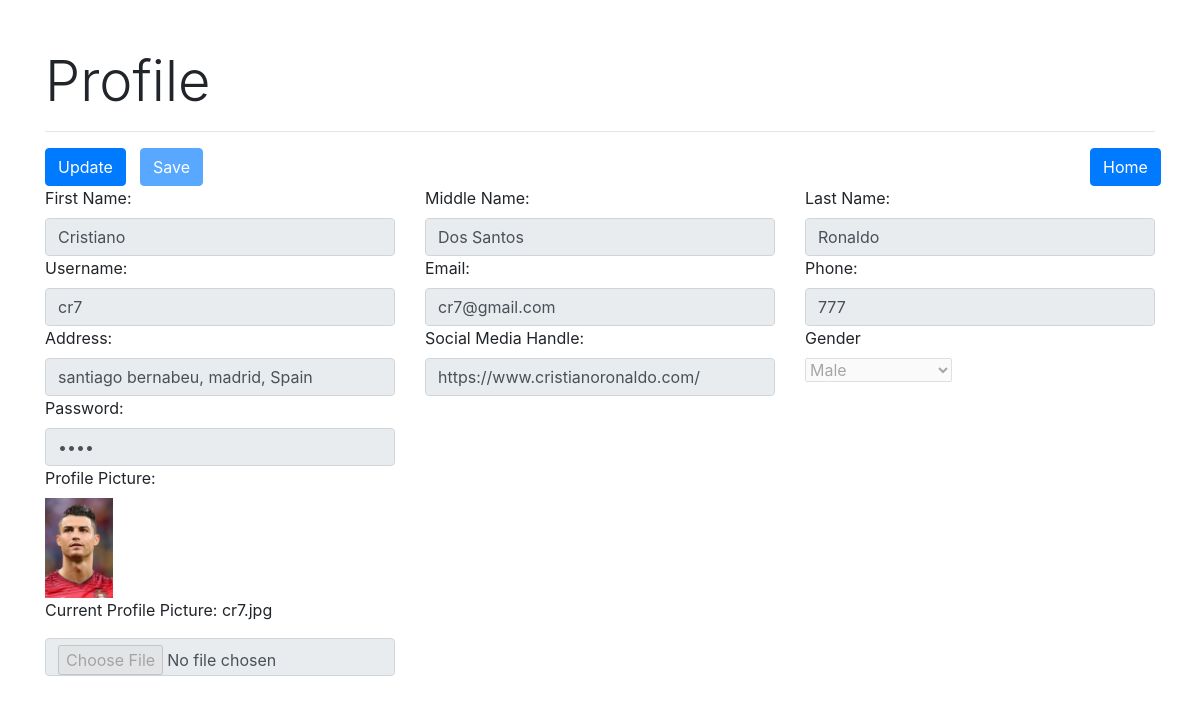
The app's page /influencer/cr7/profile, older data.
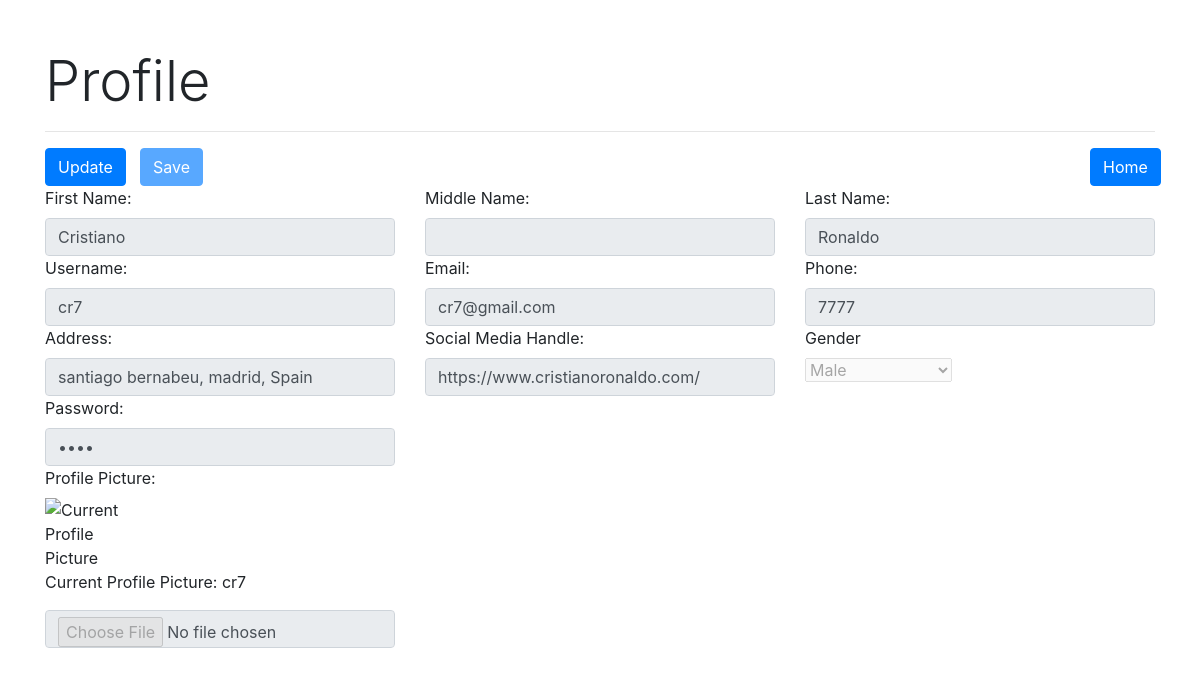
The same page, newer data.
### confluence-flask/application/models.py (models this page shows)
class Influencers(db.Model):
    __tablename__ = 'influencers'
    id = db.Column(db.Integer, primary_key=True, autoincrement=True)
    username = db.Column(db.String(100), nullable=False)
    Fname = db.Column(db.String(100), nullable=False)
    Mname = db.Column(db.String(100), nullable=True)
    Lname = db.Column(db.String(100), nullable=True)
    gender = db.Column(db.String(50), nullable=False)
    address = db.Column(db.String, nullable=False)
    email = db.Column(db.String, nullable=False)
    phone = db.Column(db.String(20), nullable=False)
    socialmedia = db.Column(db.String(100), nullable=False)
    profilePic = db.Column(db.String, nullable=True)
    password = db.Column(db.String(100), nullable=False)

### confluence-flask/application/controller.py (the view)
@main_bp.route('/influencer/<username>/profile')
def influencer_profile(username):
    influencer = Influencers.query.filter_by(username=username).first()
    return render_template('influencer_profile.html', influencer=influencer)

### confluence-flask/application/templates/influencer_profile.html (shortened to what this page needs)
<!DOCTYPE html>
<html lang="en">
<head>
    <link href="https://stackpath.bootstrapcdn.com/bootstrap/4.5.2/css/bootstrap.min.css" rel="stylesheet">
</head>
<body>
    <div class="container mt-5">
        <div class="jumbotron-fluid">
            <h1 class="display-4">Profile</h1>
        </div>
        <hr>
        <form id="profileForm" action="/influencer/{{influencer.username}}/update" method="POST" enctype="multipart/form-data">
            <div class="row">
                <div class="col-md-1">
                    <button type="button" id="updateBtn" class="btn btn-primary">Update</button>
                </div>
                <div class="col-md-4">
                    <button type="button" id="saveBtn" class="btn btn-primary" disabled>Save</button>
                </div>
                <div class="col-md-6">
                </div>
                <div class="col-md-1">
                    <a href="/influencer/{{influencer.username}}" class="btn btn-primary">Home</a>
                </div>
            </div>
            <div class="row">
                <div class="col-md-4">
                    <label for="Fname">First Name:</label>
                    <input type="text" class="form-control" id="Fname" name="Fname" value="{{influencer.Fname}}" disabled>
                </div>
                <div class="col-md-4">
                    <label for="Mname">Middle Name:</label>
                    <input type="text" class="form-control" id="Mname" name="Mname" value="{{influencer.Mname}}" disabled>
                </div>
                <div class="col-md-4">
                    <label for="Lname">Last Name:</label>
                    <input type="text" class="form-control" id="Lname" name="Lname" value="{{influencer.Lname}}" disabled>
                </div>
            </div>
            <div class="row">
                <div class="col-md-4">
                    <label for="username">Username:</label>
                    <input type="text" class="form-control" id="username" name="username" value="{{influencer.username}}" required disabled>
                </div>
                <div class="col-md-4">
                    <label for="email">Email:</label>
                    <input type="email" class="form-control" id="email" name="email" value="{{influencer.email}}" required disabled>
                </div>
                <div class="col-md-4">
                    <label for="phone">Phone:</label>
                    <input type="text" class="form-control" id="phone" name="phone" value="{{influencer.phone}}" required disabled>
                </div>
            </div>
            <div class="row">
                <div class="col-md-4">
                    <label for="address">Address:</label>
                    <input type="text" class="form-control" id="address" name="address" value="{{influencer.address}}" required disabled>
                </div>
                <div class="col-md-4">
                    <label for="socialmedia">Social Media Handle:</label>
                    <input type="text" class="form-control" id="socialmedia" name="socialmedia" value="{{influencer.socialmedia}}" required disabled>
                </div>
                <div class="col-md-4">
                    <label for="gender" class="form-label">Gender</label><br>
                    <select class="form-select" id="gender" name="gender" disabled>
                        <option value="male" {% if influencer.gender == 'male' %}selected{% endif %}>Male</option>
                    </select>
                </div>
            </div>
            <div class="row">
                <div class="col-md-4">
                    <label for="password">Password:</label>
                    <input type="password" class="form-control" id="password" name="password" value="{{influencer.password}}" required disabled>
                </div>
            </div>
            <div class="row">
                <div class="col-md-4">
                    <label for="profilePic">Profile Picture:</label>
                    {% if influencer.profilePic %}
                        <div>
                            <img src="{{ url_for('static', filename='uploads/' + influencer.profilePic) }}" alt="Current Profile Picture" style="max-width: 100px; max-height: 100px;">
                            <p>Current Profile Picture: {{ influencer.profilePic }}</p>
                        </div>
                    {% endif %}
                    <input type="file" class="form-control" id="profilePic" name="profilePic" disabled>
                </div>
            </div>
        </form>
    </div>
</body>
</html>

Row changes from the older to the newer data that the page shows:
changed Influencers "cr7": phone "777" → "7777"; profilePic "cr7.jpg" → "cr7"; Mname "Dos Santos" → (not shown); profilePic: picture removed
